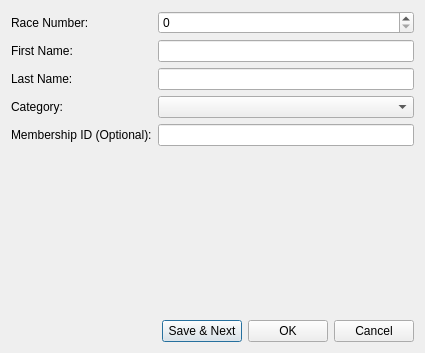
<?xml version="1.0" encoding="UTF-8"?>
<ui version="4.0">
 <class>NewCompetitorDialog</class>
 <widget class="QDialog" name="NewCompetitorDialog">
  <property name="geometry">
   <rect>
    <x>0</x>
    <y>0</y>
    <width>425</width>
    <height>353</height>
   </rect>
  </property>
  <property name="windowTitle">
   <string>Add New Competitor</string>
  </property>
  <layout class="QVBoxLayout" name="verticalLayout">
   <item>
    <layout class="QFormLayout" name="formLayout">
     <item row="0" column="0">
      <widget class="QLabel" name="raceNumberLabel">
       <property name="text">
        <string>Race Number:</string>
       </property>
      </widget>
     </item>
     <item row="0" column="1">
      <widget class="QSpinBox" name="raceNumberSpin"/>
     </item>
     <item row="1" column="0">
      <widget class="QLabel" name="firstNameLabel">
       <property name="frameShape">
        <enum>QFrame::NoFrame</enum>
       </property>
       <property name="text">
        <string>First Name:</string>
       </property>
      </widget>
     </item>
     <item row="2" column="0">
      <widget class="QLabel" name="lastNameLabel">
       <property name="text">
        <string>Last Name:</string>
       </property>
      </widget>
     </item>
     <item row="3" column="0">
      <widget class="QLabel" name="categoryLabel">
       <property name="text">
        <string>Category:</string>
       </property>
      </widget>
     </item>
     <item row="3" column="1">
      <widget class="QComboBox" name="categoryCombo"/>
     </item>
     <item row="1" column="1">
      <widget class="QLineEdit" name="firstNameEdit"/>
     </item>
     <item row="2" column="1">
      <widget class="QLineEdit" name="lastNameEdit"/>
     </item>
     <item row="4" column="0">
      <widget class="QLabel" name="membershipIdLabel">
       <property name="text">
        <string>Membership ID (Optional):</string>
       </property>
      </widget>
     </item>
     <item row="4" column="1">
      <widget class="QLineEdit" name="membershipIdEdit"/>
     </item>
     <item row="5" column="1">
      <spacer name="verticalSpacer">
       <property name="orientation">
        <enum>Qt::Vertical</enum>
       </property>
       <property name="sizeHint" stdset="0">
        <size>
         <width>20</width>
         <height>40</height>
        </size>
       </property>
      </spacer>
     </item>
    </layout>
   </item>
   <item>
    <layout class="QHBoxLayout" name="horizontalLayout">
     <item>
      <spacer name="horizontalSpacer">
       <property name="orientation">
        <enum>Qt::Horizontal</enum>
       </property>
       <property name="sizeHint" stdset="0">
        <size>
         <width>40</width>
         <height>20</height>
        </size>
       </property>
      </spacer>
     </item>
     <item>
      <widget class="QPushButton" name="saveAndNextBtn">
       <property name="text">
        <string>Save &amp;&amp; Next</string>
       </property>
       <property name="default">
        <bool>true</bool>
       </property>
      </widget>
     </item>
     <item>
      <widget class="QDialogButtonBox" name="buttonBox">
       <property name="orientation">
        <enum>Qt::Horizontal</enum>
       </property>
       <property name="standardButtons">
        <set>QDialogButtonBox::Cancel|QDialogButtonBox::Ok</set>
       </property>
      </widget>
     </item>
    </layout>
   </item>
  </layout>
 </widget>
 <resources/>
 <connections>
  <connection>
   <sender>buttonBox</sender>
   <signal>accepted()</signal>
   <receiver>NewCompetitorDialog</receiver>
   <slot>accept()</slot>
   <hints>
    <hint type="sourcelabel">
     <x>248</x>
     <y>254</y>
    </hint>
    <hint type="destinationlabel">
     <x>157</x>
     <y>274</y>
    </hint>
   </hints>
  </connection>
  <connection>
   <sender>buttonBox</sender>
   <signal>rejected()</signal>
   <receiver>NewCompetitorDialog</receiver>
   <slot>reject()</slot>
   <hints>
    <hint type="sourcelabel">
     <x>316</x>
     <y>260</y>
    </hint>
    <hint type="destinationlabel">
     <x>286</x>
     <y>274</y>
    </hint>
   </hints>
  </connection>
 </connections>
</ui>
